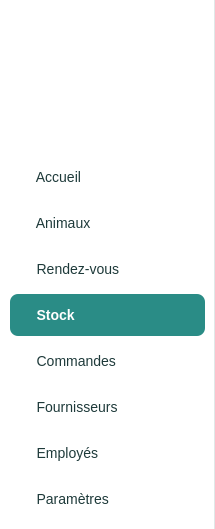
     <widget class="QFrame" name="frameSidebar">
      <property name="minimumSize">
       <size>
        <width>215</width>
        <height>0</height>
       </size>
      </property>
      <property name="maximumSize">
       <size>
        <width>215</width>
        <height>16777215</height>
       </size>
      </property>
      <property name="styleSheet">
       <string>.QFrame { background-color:white; border:none; border-right:1px solid #E0E8E8; }
QPushButton { text-align:left; padding-left:15px; border:none; border-radius:8px;
  color:#1E3A3A; font-size:14px; background:transparent; }
QPushButton:hover { background-color:#E6F2F1; }
QPushButton:checked { background-color:#2A8C86; color:white; font-weight:bold; }</string>
      </property>
      <widget class="QLabel" name="lblLogo">
       <property name="geometry">
        <rect>
         <x>42</x>
         <y>10</y>
         <width>130</width>
         <height>130</height>
        </rect>
       </property>
       <property name="toolTip">
        <string>Pet Manager - Smart Pet Care Center</string>
       </property>
       <property name="pixmap">
        <pixmap resource="ressources.qrc">:/icones/logo.png</pixmap>
       </property>
       <property name="scaledContents">
        <bool>true</bool>
       </property>
      </widget>
      <widget class="QPushButton" name="btnAccueil">
       <property name="geometry">
        <rect>
         <x>10</x>
         <y>156</y>
         <width>195</width>
         <height>42</height>
        </rect>
       </property>
       <property name="cursor">
        <cursorShape>PointingHandCursor</cursorShape>
       </property>
       <property name="text">
        <string>   Accueil</string>
       </property>
       <property name="icon">
        <iconset resource="ressources.qrc">
         <normaloff>:/icones/home_dark.png</normaloff>
         <normalon>:/icones/home_white.png</normalon>:/icones/home_dark.png</iconset>
       </property>
       <property name="iconSize">
        <size>
         <width>20</width>
         <height>20</height>
        </size>
       </property>
       <property name="checkable">
        <bool>true</bool>
       </property>
       <property name="autoExclusive">
        <bool>true</bool>
       </property>
      </widget>
      <widget class="QPushButton" name="btnAnimaux">
       <property name="geometry">
        <rect>
         <x>10</x>
         <y>202</y>
         <width>195</width>
         <height>42</height>
        </rect>
       </property>
       <property name="cursor">
        <cursorShape>PointingHandCursor</cursorShape>
       </property>
       <property name="text">
        <string>   Animaux</string>
       </property>
       <property name="icon">
        <iconset resource="ressources.qrc">
         <normaloff>:/icones/paw_dark.png</normaloff>
         <normalon>:/icones/paw_white.png</normalon>:/icones/paw_dark.png</iconset>
       </property>
       <property name="iconSize">
        <size>
         <width>20</width>
         <height>20</height>
        </size>
       </property>
       <property name="checkable">
        <bool>true</bool>
       </property>
       <property name="autoExclusive">
        <bool>true</bool>
       </property>
      </widget>
      <widget class="QPushButton" name="btnRendezVous">
       <property name="geometry">
        <rect>
         <x>10</x>
         <y>248</y>
         <width>195</width>
         <height>42</height>
        </rect>
       </property>
       <property name="cursor">
        <cursorShape>PointingHandCursor</cursorShape>
       </property>
       <property name="text">
        <string>   Rendez-vous</string>
       </property>
       <property name="icon">
        <iconset resource="ressources.qrc">
         <normaloff>:/icones/calendar_dark.png</normaloff>
         <normalon>:/icones/calendar_white.png</normalon>:/icones/calendar_dark.png</iconset>
       </property>
       <property name="iconSize">
        <size>
         <width>20</width>
         <height>20</height>
        </size>
       </property>
       <property name="checkable">
        <bool>true</bool>
       </property>
       <property name="autoExclusive">
        <bool>true</bool>
       </property>
      </widget>
      <widget class="QPushButton" name="btnStock">
       <property name="geometry">
        <rect>
         <x>10</x>
         <y>294</y>
         <width>195</width>
         <height>42</height>
        </rect>
       </property>
       <property name="cursor">
        <cursorShape>PointingHandCursor</cursorShape>
       </property>
       <property name="text">
        <string>   Stock</string>
       </property>
       <property name="icon">
        <iconset resource="ressources.qrc">
         <normaloff>:/icones/box_dark.png</normaloff>
         <normalon>:/icones/box_white.png</normalon>:/icones/box_dark.png</iconset>
       </property>
       <property name="iconSize">
        <size>
         <width>20</width>
         <height>20</height>
        </size>
       </property>
       <property name="checkable">
        <bool>true</bool>
       </property>
       <property name="checked">
        <bool>true</bool>
       </property>
       <property name="autoExclusive">
        <bool>true</bool>
       </property>
      </widget>
      <widget class="QPushButton" name="btnCommandes">
       <property name="geometry">
        <rect>
         <x>10</x>
         <y>340</y>
         <width>195</width>
         <height>42</height>
        </rect>
       </property>
       <property name="cursor">
        <cursorShape>PointingHandCursor</cursorShape>
       </property>
       <property name="text">
        <string>   Commandes</string>
       </property>
       <property name="icon">
        <iconset resource="ressources.qrc">
         <normaloff>:/icones/cart_dark.png</normaloff>
         <normalon>:/icones/cart_white.png</normalon>:/icones/cart_dark.png</iconset>
       </property>
       <property name="iconSize">
        <size>
         <width>20</width>
         <height>20</height>
        </size>
       </property>
       <property name="checkable">
        <bool>true</bool>
       </property>
       <property name="autoExclusive">
        <bool>true</bool>
       </property>
      </widget>
      <widget class="QPushButton" name="btnFournisseurs">
       <property name="geometry">
        <rect>
         <x>10</x>
         <y>386</y>
         <width>195</width>
         <height>42</height>
        </rect>
       </property>
       <property name="cursor">
        <cursorShape>PointingHandCursor</cursorShape>
       </property>
       <property name="text">
        <string>   Fournisseurs</string>
       </property>
       <property name="icon">
        <iconset resource="ressources.qrc">
         <normaloff>:/icones/truck_dark.png</normaloff>
         <normalon>:/icones/truck_white.png</normalon>:/icones/truck_dark.png</iconset>
       </property>
       <property name="iconSize">
        <size>
         <width>20</width>
         <height>20</height>
        </size>
       </property>
       <property name="checkable">
        <bool>true</bool>
       </property>
       <property name="autoExclusive">
        <bool>true</bool>
       </property>
      </widget>
      <widget class="QPushButton" name="btnEmployes">
       <property name="geometry">
        <rect>
         <x>10</x>
         <y>432</y>
         <width>195</width>
         <height>42</height>
        </rect>
       </property>
       <property name="cursor">
        <cursorShape>PointingHandCursor</cursorShape>
       </property>
       <property name="text">
        <string>   Employés</string>
       </property>
       <property name="icon">
        <iconset resource="ressources.qrc">
         <normaloff>:/icones/users_dark.png</normaloff>
         <normalon>:/icones/users_white.png</normalon>:/icones/users_dark.png</iconset>
       </property>
       <property name="iconSize">
        <size>
         <width>20</width>
         <height>20</height>
        </size>
       </property>
       <property name="checkable">
        <bool>true</bool>
       </property>
       <property name="autoExclusive">
        <bool>true</bool>
       </property>
      </widget>
      <widget class="QPushButton" name="btnParametres">
       <property name="geometry">
        <rect>
         <x>10</x>
         <y>478</y>
         <width>195</width>
         <height>42</height>
        </rect>
       </property>
       <property name="cursor">
        <cursorShape>PointingHandCursor</cursorShape>
       </property>
       <property name="text">
        <string>   Paramètres</string>
       </property>
       <property name="icon">
        <iconset resource="ressources.qrc">
         <normaloff>:/icones/gear_dark.png</normaloff>
         <normalon>:/icones/gear_white.png</normalon>:/icones/gear_dark.png</iconset>
       </property>
       <property name="iconSize">
        <size>
         <width>20</width>
         <height>20</height>
        </size>
       </property>
       <property name="checkable">
        <bool>true</bool>
       </property>
       <property name="autoExclusive">
        <bool>true</bool>
       </property>
      </widget>
     </widget>
